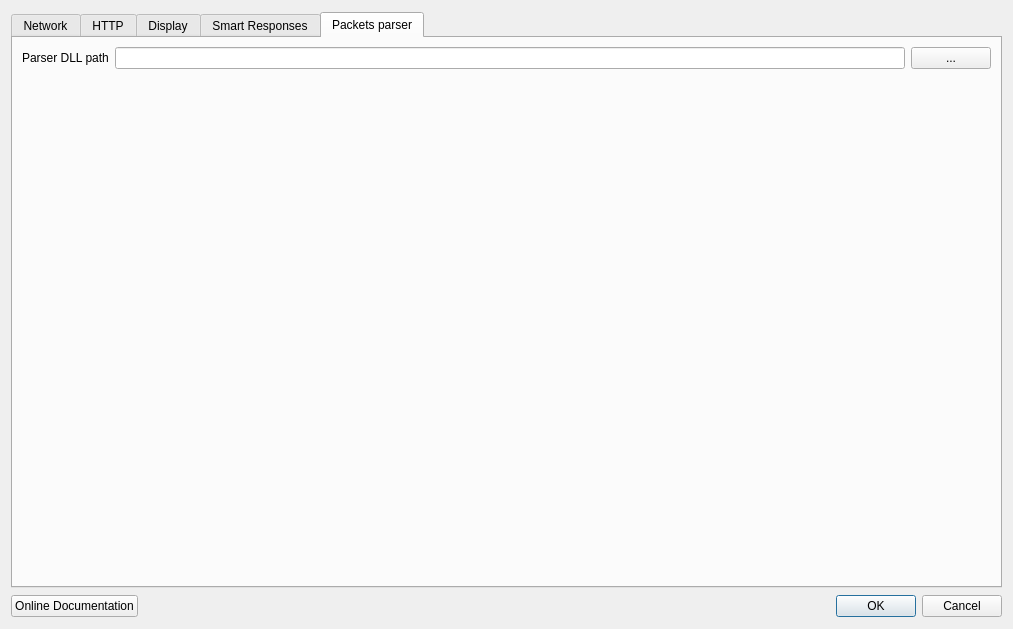
<?xml version="1.0" encoding="UTF-8"?>
<ui version="4.0">
 <class>Settings</class>
 <widget class="QDialog" name="Settings">
  <property name="geometry">
   <rect>
    <x>0</x>
    <y>0</y>
    <width>1013</width>
    <height>629</height>
   </rect>
  </property>
  <property name="sizePolicy">
   <sizepolicy hsizetype="Expanding" vsizetype="Preferred">
    <horstretch>0</horstretch>
    <verstretch>0</verstretch>
   </sizepolicy>
  </property>
  <property name="windowTitle">
   <string>Dialog</string>
  </property>
  <layout class="QVBoxLayout" name="verticalLayout">
   <item>
    <widget class="QTabWidget" name="settingsTabWidget">
     <property name="sizePolicy">
      <sizepolicy hsizetype="Preferred" vsizetype="Fixed">
       <horstretch>0</horstretch>
       <verstretch>0</verstretch>
      </sizepolicy>
     </property>
     <property name="currentIndex">
      <number>4</number>
     </property>
     <widget class="QWidget" name="tab_2">
      <attribute name="title">
       <string>Network</string>
      </attribute>
      <layout class="QHBoxLayout" name="horizontalLayout_3">
       <item>
        <widget class="QGroupBox" name="groupBox">
         <property name="title">
          <string>Basic</string>
         </property>
         <layout class="QVBoxLayout" name="verticalLayout_4">
          <item>
           <widget class="QCheckBox" name="udpServerEnableCheck">
            <property name="text">
             <string>Enable UDP Servers</string>
            </property>
           </widget>
          </item>
          <item>
           <layout class="QHBoxLayout" name="horizontalLayout_5">
            <item>
             <widget class="QLabel" name="udpServerLabel">
              <property name="text">
               <string>UDP Server Ports (comma-separated, 0 for random)</string>
              </property>
             </widget>
            </item>
            <item>
             <widget class="QLineEdit" name="udpServerPortEdit">
              <property name="text">
               <string>0</string>
              </property>
             </widget>
            </item>
           </layout>
          </item>
          <item>
           <widget class="QCheckBox" name="tcpServerEnableCheck">
            <property name="text">
             <string>Enable TCP Servers</string>
            </property>
           </widget>
          </item>
          <item>
           <layout class="QHBoxLayout" name="horizontalLayout_6">
            <item>
             <widget class="QLabel" name="tcpServerLabel">
              <property name="text">
               <string>TCP Server Port (comma-separated, 0 for random)</string>
              </property>
             </widget>
            </item>
            <item>
             <widget class="QLineEdit" name="tcpServerPortEdit">
              <property name="text">
               <string>0</string>
              </property>
             </widget>
            </item>
           </layout>
          </item>
          <item>
           <widget class="QCheckBox" name="sslServerEnableCheck">
            <property name="text">
             <string>Enable SSL/TLS Servers</string>
            </property>
           </widget>
          </item>
          <item>
           <layout class="QHBoxLayout" name="horizontalLayout_14">
            <item>
             <widget class="QLabel" name="label_20">
              <property name="text">
               <string>SSL Server Port (comma-separated, 0 for random)</string>
              </property>
             </widget>
            </item>
            <item>
             <widget class="QLineEdit" name="sslServerPortEdit">
              <property name="text">
               <string>0</string>
              </property>
             </widget>
            </item>
           </layout>
          </item>
          <item>
           <widget class="QLabel" name="label_15">
            <property name="text">
             <string>Set the server ports to 0 if you want to run multiple Packet Sender instances.</string>
            </property>
           </widget>
          </item>
          <item>
           <widget class="QLabel" name="label_16">
            <property name="text">
             <string/>
            </property>
           </widget>
          </item>
          <item>
           <widget class="QCheckBox" name="translateMacroSendCheck">
            <property name="text">
             <string>Translate macros when sending</string>
            </property>
           </widget>
          </item>
          <item>
           <widget class="QCheckBox" name="sendResponseSettingsCheck">
            <property name="text">
             <string>Send a basic response with macro support</string>
            </property>
           </widget>
          </item>
          <item>
           <layout class="QHBoxLayout" name="horizontalLayout_7">
            <item>
             <widget class="QLabel" name="label_3">
              <property name="text">
               <string>Response Data</string>
              </property>
             </widget>
            </item>
            <item>
             <widget class="QComboBox" name="responsePacketBox"/>
            </item>
           </layout>
          </item>
          <item>
           <layout class="QHBoxLayout" name="horizontalLayout_12">
            <item>
             <widget class="QLabel" name="label_6">
              <property name="text">
               <string>ASCII</string>
              </property>
             </widget>
            </item>
            <item>
             <widget class="QLineEdit" name="asciiResponseEdit"/>
            </item>
           </layout>
          </item>
          <item>
           <layout class="QHBoxLayout" name="horizontalLayout_10">
            <item>
             <widget class="QLabel" name="label_5">
              <property name="text">
               <string>HEX</string>
              </property>
             </widget>
            </item>
            <item>
             <widget class="QLineEdit" name="hexResponseEdit"/>
            </item>
           </layout>
          </item>
          <item>
           <spacer name="verticalSpacer_5">
            <property name="orientation">
             <enum>Qt::Vertical</enum>
            </property>
            <property name="sizeHint" stdset="0">
             <size>
              <width>20</width>
              <height>40</height>
             </size>
            </property>
           </spacer>
          </item>
         </layout>
        </widget>
       </item>
       <item>
        <widget class="QGroupBox" name="groupBox_4">
         <property name="title">
          <string>Additional UDP/TCP/SSL Settings</string>
         </property>
         <layout class="QVBoxLayout" name="verticalLayout_7">
          <item>
           <layout class="QHBoxLayout" name="horizontalLayout_16">
            <item>
             <widget class="QRadioButton" name="ipv4Radio">
              <property name="text">
               <string>IPv4 Only</string>
              </property>
              <property name="checked">
               <bool>true</bool>
              </property>
              <attribute name="buttonGroup">
               <string notr="true">buttonGroup</string>
              </attribute>
             </widget>
            </item>
            <item>
             <widget class="QRadioButton" name="ipv6Radio">
              <property name="text">
               <string>IPv6 Only</string>
              </property>
              <attribute name="buttonGroup">
               <string notr="true">buttonGroup</string>
              </attribute>
             </widget>
            </item>
            <item>
             <layout class="QHBoxLayout" name="horizontalLayout_8">
              <item>
               <widget class="QRadioButton" name="ipSpecificRadio">
                <property name="text">
                 <string>Bind This:</string>
                </property>
                <attribute name="buttonGroup">
                 <string notr="true">buttonGroup</string>
                </attribute>
               </widget>
              </item>
              <item>
               <widget class="QLineEdit" name="bindIPAddress">
                <property name="placeholderText">
                 <string>Your IP</string>
                </property>
               </widget>
              </item>
             </layout>
            </item>
           </layout>
          </item>
          <item>
           <layout class="QHBoxLayout" name="horizontalLayout">
            <item>
             <widget class="QLabel" name="multiSendDelayLabel">
              <property name="text">
               <string>Multi-Send Delay (sec)</string>
              </property>
             </widget>
            </item>
            <item>
             <widget class="QLineEdit" name="multiSendDelayEdit">
              <property name="placeholderText">
               <string>0.0 for off</string>
              </property>
             </widget>
            </item>
           </layout>
          </item>
          <item>
           <layout class="QHBoxLayout" name="horizontalLayout_2">
            <item>
             <widget class="QLabel" name="label_2">
              <property name="text">
               <string>Cancel Resending after # packets</string>
              </property>
             </widget>
            </item>
            <item>
             <widget class="QLineEdit" name="cancelResendNumEdit">
              <property name="placeholderText">
               <string>0 for off</string>
              </property>
             </widget>
            </item>
           </layout>
          </item>
          <item>
           <widget class="QCheckBox" name="attemptReceiveCheck">
            <property name="text">
             <string>Attempt Receive Before Send</string>
            </property>
           </widget>
          </item>
          <item>
           <widget class="QCheckBox" name="delayAfterConnectCheck">
            <property name="text">
             <string>500 ms delay after connect (slow devices)</string>
            </property>
           </widget>
          </item>
          <item>
           <widget class="QCheckBox" name="persistentTCPCheck">
            <property name="text">
             <string>Persistent TCP Connections</string>
            </property>
           </widget>
          </item>
          <item>
           <widget class="QCheckBox" name="resolveDNSOnInputCheck">
            <property name="text">
             <string>Resolve DNS during input (old method)</string>
            </property>
           </widget>
          </item>
          <item>
           <widget class="QCheckBox" name="ignoreSSLCheck">
            <property name="text">
             <string>Ignore SSL Errors (Wrong host, expired, self-signed, etc)</string>
            </property>
           </widget>
          </item>
          <item>
           <widget class="QGroupBox" name="groupBox_2">
            <property name="title">
             <string/>
            </property>
            <layout class="QVBoxLayout" name="verticalLayout_2">
             <item>
              <widget class="QCheckBox" name="serverSnakeOilCheck">
               <property name="text">
                <string>SSL Server may use an internal snake oil cert</string>
               </property>
              </widget>
             </item>
             <item>
              <layout class="QHBoxLayout" name="horizontalLayout_11">
               <item>
                <widget class="QLabel" name="label_17">
                 <property name="text">
                  <string>SSL CA Certificates</string>
                 </property>
                </widget>
               </item>
               <item>
                <widget class="QLineEdit" name="sslCaPath">
                 <property name="placeholderText">
                  <string>Path from where to load the CA certificats (leave empty for defaults)</string>
                 </property>
                </widget>
               </item>
               <item>
                <widget class="QPushButton" name="sslCaPathBrowseButton">
                 <property name="text">
                  <string>Browse</string>
                 </property>
                </widget>
               </item>
              </layout>
             </item>
             <item>
              <layout class="QHBoxLayout" name="horizontalLayout_121">
               <item>
                <widget class="QLabel" name="label_18">
                 <property name="text">
                  <string>SSL Local Certificate</string>
                 </property>
                </widget>
               </item>
               <item>
                <widget class="QLineEdit" name="sslLocalCertificatePath">
                 <property name="placeholderText">
                  <string>File path for the client side local certificate</string>
                 </property>
                </widget>
               </item>
               <item>
                <widget class="QPushButton" name="sslLocalCertificatePathBrowseButton">
                 <property name="text">
                  <string>Browse</string>
                 </property>
                </widget>
               </item>
              </layout>
             </item>
             <item>
              <layout class="QHBoxLayout" name="horizontalLayout_13">
               <item>
                <widget class="QLabel" name="label_19">
                 <property name="text">
                  <string>SSL Private Key</string>
                 </property>
                </widget>
               </item>
               <item>
                <widget class="QLineEdit" name="sslPrivateKeyPath">
                 <property name="placeholderText">
                  <string>File path for the client side private key</string>
                 </property>
                </widget>
               </item>
               <item>
                <widget class="QPushButton" name="sslPrivateKeyPathBrowseButton">
                 <property name="text">
                  <string>Browse</string>
                 </property>
                </widget>
               </item>
              </layout>
             </item>
            </layout>
           </widget>
          </item>
          <item>
           <spacer name="verticalSpacer">
            <property name="orientation">
             <enum>Qt::Vertical</enum>
            </property>
            <property name="sizeHint" stdset="0">
             <size>
              <width>20</width>
              <height>40</height>
             </size>
            </property>
           </spacer>
          </item>
         </layout>
        </widget>
       </item>
      </layout>
     </widget>
     <widget class="QWidget" name="tab_4">
      <attribute name="title">
       <string>HTTP</string>
      </attribute>
      <layout class="QVBoxLayout" name="verticalLayout_8">
       <item>
        <widget class="QCheckBox" name="httpAdjustContentTypeCheck">
         <property name="text">
          <string>Automatically adjust ContentType when sending XML or JSON</string>
         </property>
        </widget>
       </item>
       <item>
        <layout class="QHBoxLayout" name="horizontalLayout_19">
         <item>
          <spacer name="horizontalSpacer_4">
           <property name="orientation">
            <enum>Qt::Horizontal</enum>
           </property>
           <property name="sizeHint" stdset="0">
            <size>
             <width>578</width>
             <height>20</height>
            </size>
           </property>
          </spacer>
         </item>
         <item>
          <widget class="QCheckBox" name="genAuthCheck">
           <property name="text">
            <string>Generate Auth Header</string>
           </property>
          </widget>
         </item>
        </layout>
       </item>
       <item>
        <layout class="QHBoxLayout" name="horizontalLayout_17">
         <item>
          <widget class="QLabel" name="label_24">
           <property name="text">
            <string>Host</string>
           </property>
          </widget>
         </item>
         <item>
          <widget class="QLineEdit" name="httpHostEdit"/>
         </item>
         <item>
          <widget class="QLabel" name="httpKeyLabel">
           <property name="text">
            <string>Username/ClientID</string>
           </property>
          </widget>
         </item>
         <item>
          <widget class="QLineEdit" name="httpUNEdit"/>
         </item>
         <item>
          <widget class="QLabel" name="httpValueLabel">
           <property name="text">
            <string>Password/AccessCode</string>
           </property>
          </widget>
         </item>
         <item>
          <widget class="QLineEdit" name="httpPWEdit"/>
         </item>
         <item>
          <widget class="QPushButton" name="addCredentialButton">
           <property name="text">
            <string>HTTP Header</string>
           </property>
          </widget>
         </item>
        </layout>
       </item>
       <item>
        <widget class="QTableWidget" name="httpCredentialTable">
         <property name="selectionBehavior">
          <enum>QAbstractItemView::SelectRows</enum>
         </property>
        </widget>
       </item>
       <item>
        <layout class="QHBoxLayout" name="horizontalLayout_18">
         <item>
          <spacer name="horizontalSpacer_3">
           <property name="orientation">
            <enum>Qt::Horizontal</enum>
           </property>
           <property name="sizeHint" stdset="0">
            <size>
             <width>40</width>
             <height>20</height>
            </size>
           </property>
          </spacer>
         </item>
         <item>
          <widget class="QPushButton" name="httpDeleteHeaderButton">
           <property name="text">
            <string>Delete Header</string>
           </property>
          </widget>
         </item>
        </layout>
       </item>
      </layout>
     </widget>
     <widget class="QWidget" name="tab_3">
      <attribute name="title">
       <string>Display</string>
      </attribute>
      <layout class="QHBoxLayout" name="horizontalLayout_4">
       <item>
        <layout class="QVBoxLayout" name="verticalLayout_14">
         <item>
          <widget class="QGroupBox" name="displayGroupBox">
           <property name="title">
            <string>Saved Packet Display Order (Drag and Drop)</string>
           </property>
           <layout class="QVBoxLayout" name="verticalLayout_17">
            <item>
             <widget class="QListWidget" name="displayOrderList">
              <item>
               <property name="text">
                <string>Name</string>
               </property>
              </item>
              <item>
               <property name="text">
                <string>To IP</string>
               </property>
              </item>
              <item>
               <property name="text">
                <string>From IP</string>
               </property>
              </item>
             </widget>
            </item>
           </layout>
          </widget>
         </item>
         <item>
          <widget class="QGroupBox" name="displayGroupBoxTraffic">
           <property name="title">
            <string>Traffic Log Display Order (Drag and Drop)</string>
           </property>
           <layout class="QVBoxLayout" name="verticalLayout_15">
            <item>
             <widget class="QListWidget" name="displayOrderListTraffic">
              <item>
               <property name="text">
                <string>Name</string>
               </property>
              </item>
              <item>
               <property name="text">
                <string>To IP</string>
               </property>
              </item>
              <item>
               <property name="text">
                <string>From IP</string>
               </property>
              </item>
             </widget>
            </item>
            <item>
             <widget class="QPushButton" name="defaultDisplayButton">
              <property name="text">
               <string>Use Default Order</string>
              </property>
             </widget>
            </item>
            <item>
             <spacer name="verticalSpacer_4">
              <property name="orientation">
               <enum>Qt::Vertical</enum>
              </property>
              <property name="sizeHint" stdset="0">
               <size>
                <width>20</width>
                <height>28</height>
               </size>
              </property>
             </spacer>
            </item>
           </layout>
          </widget>
         </item>
        </layout>
       </item>
       <item>
        <widget class="QGroupBox" name="miscGroupBox">
         <property name="title">
          <string>Miscellaneous</string>
         </property>
         <layout class="QVBoxLayout" name="verticalLayout_18">
          <item>
           <widget class="QCheckBox" name="darkModeCheck">
            <property name="text">
             <string>Use Dark Theme (requires restart)</string>
            </property>
           </widget>
          </item>
          <item>
           <layout class="QHBoxLayout" name="LanguageHolderLayout">
            <item>
             <widget class="QPushButton" name="chooseLanguageButton">
              <property name="text">
               <string>Language (Requires Restart)</string>
              </property>
             </widget>
            </item>
           </layout>
          </item>
          <item>
           <widget class="QCheckBox" name="copyUnformattedCheck">
            <property name="text">
             <string>Copy to Clipboard button uses raw data</string>
            </property>
           </widget>
          </item>
          <item>
           <widget class="QCheckBox" name="rolling500entryCheck">
            <property name="text">
             <string>Rolling 100-entry traffic log</string>
            </property>
           </widget>
          </item>
          <item>
           <widget class="QCheckBox" name="restoreSessionCheck">
            <property name="text">
             <string>Restore previous session</string>
            </property>
           </widget>
          </item>
          <item>
           <widget class="QCheckBox" name="checkforUpdates">
            <property name="text">
             <string>Periodically check for updates</string>
            </property>
           </widget>
          </item>
          <item>
           <widget class="QCheckBox" name="ellipsisCheck">
            <property name="text">
             <string>Use ellipsis [...] for long data entries (helps performance)</string>
            </property>
           </widget>
          </item>
          <item>
           <widget class="QCheckBox" name="autolaunchStarterPanelButton">
            <property name="text">
             <string>Auto-Launch Starter Panel</string>
            </property>
           </widget>
          </item>
          <item>
           <spacer name="verticalSpacer_6">
            <property name="orientation">
             <enum>Qt::Vertical</enum>
            </property>
            <property name="sizeHint" stdset="0">
             <size>
              <width>20</width>
              <height>200</height>
             </size>
            </property>
           </spacer>
          </item>
          <item>
           <spacer name="horizontalSpacer_8">
            <property name="orientation">
             <enum>Qt::Horizontal</enum>
            </property>
            <property name="sizeHint" stdset="0">
             <size>
              <width>40</width>
              <height>20</height>
             </size>
            </property>
           </spacer>
          </item>
         </layout>
        </widget>
       </item>
      </layout>
     </widget>
     <widget class="QWidget" name="tab">
      <attribute name="title">
       <string>Smart Responses</string>
      </attribute>
      <layout class="QVBoxLayout" name="verticalLayout_6">
       <item>
        <layout class="QHBoxLayout" name="horizontalLayout_9">
         <item>
          <widget class="QCheckBox" name="smartResponseEnableCheck">
           <property name="text">
            <string>Send a Smart Response with Macro Support</string>
           </property>
          </widget>
         </item>
         <item>
          <spacer name="horizontalSpacer">
           <property name="orientation">
            <enum>Qt::Horizontal</enum>
           </property>
           <property name="sizeHint" stdset="0">
            <size>
             <width>40</width>
             <height>20</height>
            </size>
           </property>
          </spacer>
         </item>
        </layout>
       </item>
       <item>
        <widget class="QGroupBox" name="smartResponsesGroup">
         <property name="title">
          <string/>
         </property>
         <layout class="QGridLayout" name="gridLayout">
          <item row="5" column="0">
           <widget class="QLabel" name="label_13">
            <property name="text">
             <string>Response 5</string>
            </property>
           </widget>
          </item>
          <item row="4" column="3">
           <widget class="QComboBox" name="responseEncodingBox4">
            <item>
             <property name="text">
              <string>Mixed ASCII</string>
             </property>
            </item>
            <item>
             <property name="text">
              <string>HEX</string>
             </property>
            </item>
           </widget>
          </item>
          <item row="4" column="4">
           <widget class="QCheckBox" name="responseEnableCheck4">
            <property name="text">
             <string>Enable</string>
            </property>
           </widget>
          </item>
          <item row="4" column="0">
           <widget class="QLabel" name="label_12">
            <property name="text">
             <string>Response 4</string>
            </property>
           </widget>
          </item>
          <item row="0" column="1">
           <widget class="QLabel" name="label">
            <property name="text">
             <string>If Packet data equals</string>
            </property>
           </widget>
          </item>
          <item row="0" column="2">
           <widget class="QLabel" name="label_4">
            <property name="text">
             <string>Reply with</string>
            </property>
           </widget>
          </item>
          <item row="0" column="3">
           <widget class="QLabel" name="label_7">
            <property name="text">
             <string>Encoding</string>
            </property>
           </widget>
          </item>
          <item row="1" column="0">
           <widget class="QLabel" name="label_9">
            <property name="text">
             <string>Response 1</string>
            </property>
           </widget>
          </item>
          <item row="1" column="1">
           <widget class="QLineEdit" name="responseIfEdit1"/>
          </item>
          <item row="1" column="2">
           <widget class="QLineEdit" name="responseReplyEdit1"/>
          </item>
          <item row="1" column="3">
           <widget class="QComboBox" name="responseEncodingBox1">
            <item>
             <property name="text">
              <string>Mixed ASCII</string>
             </property>
            </item>
            <item>
             <property name="text">
              <string>HEX</string>
             </property>
            </item>
           </widget>
          </item>
          <item row="2" column="1">
           <widget class="QLineEdit" name="responseIfEdit2"/>
          </item>
          <item row="1" column="4">
           <widget class="QCheckBox" name="responseEnableCheck1">
            <property name="text">
             <string>Enable</string>
            </property>
           </widget>
          </item>
          <item row="2" column="2">
           <widget class="QLineEdit" name="responseReplyEdit2"/>
          </item>
          <item row="2" column="0">
           <widget class="QLabel" name="label_10">
            <property name="text">
             <string>Response 2</string>
            </property>
           </widget>
          </item>
          <item row="2" column="3">
           <widget class="QComboBox" name="responseEncodingBox2">
            <item>
             <property name="text">
              <string>Mixed ASCII</string>
             </property>
            </item>
            <item>
             <property name="text">
              <string>HEX</string>
             </property>
            </item>
           </widget>
          </item>
          <item row="3" column="0">
           <widget class="QLabel" name="label_11">
            <property name="text">
             <string>Response 3</string>
            </property>
           </widget>
          </item>
          <item row="2" column="4">
           <widget class="QCheckBox" name="responseEnableCheck2">
            <property name="text">
             <string>Enable</string>
            </property>
           </widget>
          </item>
          <item row="3" column="2">
           <widget class="QLineEdit" name="responseReplyEdit3"/>
          </item>
          <item row="3" column="1">
           <widget class="QLineEdit" name="responseIfEdit3"/>
          </item>
          <item row="3" column="4">
           <widget class="QCheckBox" name="responseEnableCheck3">
            <property name="text">
             <string>Enable</string>
            </property>
           </widget>
          </item>
          <item row="3" column="3">
           <widget class="QComboBox" name="responseEncodingBox3">
            <item>
             <property name="text">
              <string>Mixed ASCII</string>
             </property>
            </item>
            <item>
             <property name="text">
              <string>HEX</string>
             </property>
            </item>
           </widget>
          </item>
          <item row="4" column="1">
           <widget class="QLineEdit" name="responseIfEdit4"/>
          </item>
          <item row="4" column="2">
           <widget class="QLineEdit" name="responseReplyEdit4"/>
          </item>
          <item row="5" column="1">
           <widget class="QLineEdit" name="responseIfEdit5"/>
          </item>
          <item row="5" column="2">
           <widget class="QLineEdit" name="responseReplyEdit5"/>
          </item>
          <item row="5" column="4">
           <widget class="QCheckBox" name="responseEnableCheck5">
            <property name="text">
             <string>Enable</string>
            </property>
           </widget>
          </item>
          <item row="5" column="3">
           <widget class="QComboBox" name="responseEncodingBox5">
            <item>
             <property name="text">
              <string>Mixed ASCII</string>
             </property>
            </item>
            <item>
             <property name="text">
              <string>HEX</string>
             </property>
            </item>
           </widget>
          </item>
         </layout>
        </widget>
       </item>
       <item>
        <widget class="QFrame" name="frame">
         <property name="frameShape">
          <enum>QFrame::StyledPanel</enum>
         </property>
         <property name="frameShadow">
          <enum>QFrame::Raised</enum>
         </property>
         <layout class="QVBoxLayout" name="verticalLayout_3">
          <item>
           <layout class="QVBoxLayout" name="verticalLayout_5">
            <item>
             <widget class="QLabel" name="label_8">
              <property name="text">
               <string>Available macros: {{DATE}} {{TIME}} {{RANDOM}} {{UNIXTIME}} {{UNIQUE}}</string>
              </property>
             </widget>
            </item>
            <item>
             <widget class="QLabel" name="label_14">
              <property name="text">
               <string>Packet Sender will swap macro with a real value before sending</string>
              </property>
             </widget>
            </item>
           </layout>
          </item>
          <item>
           <layout class="QHBoxLayout" name="horizontalLayout_20">
            <item>
             <widget class="QLabel" name="label_21">
              <property name="text">
               <string>{{DATE}} format (Requires Restart)</string>
              </property>
             </widget>
            </item>
            <item>
             <widget class="QLineEdit" name="dateFormat">
              <property name="maximumSize">
               <size>
                <width>200</width>
                <height>16777215</height>
               </size>
              </property>
             </widget>
            </item>
            <item>
             <widget class="QLabel" name="dateFormatExample">
              <property name="text">
               <string>Example</string>
              </property>
             </widget>
            </item>
            <item>
             <spacer name="horizontalSpacer_5">
              <property name="orientation">
               <enum>Qt::Horizontal</enum>
              </property>
              <property name="sizeHint" stdset="0">
               <size>
                <width>40</width>
                <height>20</height>
               </size>
              </property>
             </spacer>
            </item>
           </layout>
          </item>
          <item>
           <layout class="QHBoxLayout" name="horizontalLayout_21">
            <item>
             <widget class="QLabel" name="label_22">
              <property name="text">
               <string>{{TIME}} format (Requires Restart)</string>
              </property>
             </widget>
            </item>
            <item>
             <widget class="QLineEdit" name="timeFormat">
              <property name="maximumSize">
               <size>
                <width>200</width>
                <height>16777215</height>
               </size>
              </property>
             </widget>
            </item>
            <item>
             <widget class="QLabel" name="timeFormatExample">
              <property name="text">
               <string>Example</string>
              </property>
             </widget>
            </item>
            <item>
             <spacer name="horizontalSpacer_6">
              <property name="orientation">
               <enum>Qt::Horizontal</enum>
              </property>
              <property name="sizeHint" stdset="0">
               <size>
                <width>40</width>
                <height>20</height>
               </size>
              </property>
             </spacer>
            </item>
           </layout>
          </item>
         </layout>
        </widget>
       </item>
       <item>
        <spacer name="verticalSpacer_2">
         <property name="orientation">
          <enum>Qt::Vertical</enum>
         </property>
         <property name="sizeHint" stdset="0">
          <size>
           <width>20</width>
           <height>40</height>
          </size>
         </property>
        </spacer>
       </item>
      </layout>
     </widget>
     <widget class="QWidget" name="tab_PackcetParser">
      <attribute name="title">
       <string>Packets parser</string>
      </attribute>
      <layout class="QVBoxLayout" name="verticalLayout_9">
       <item>
        <layout class="QHBoxLayout" name="horizontalLayout_ParserDLLPath">
         <property name="sizeConstraint">
          <enum>QLayout::SetDefaultConstraint</enum>
         </property>
         <item>
          <widget class="QLabel" name="labelDescDLLPath">
           <property name="sizePolicy">
            <sizepolicy hsizetype="Fixed" vsizetype="Fixed">
             <horstretch>0</horstretch>
             <verstretch>0</verstretch>
            </sizepolicy>
           </property>
           <property name="text">
            <string>Parser DLL path</string>
           </property>
          </widget>
         </item>
         <item>
          <widget class="QLineEdit" name="lineEditDLLPath">
           <property name="sizePolicy">
            <sizepolicy hsizetype="Expanding" vsizetype="Fixed">
             <horstretch>0</horstretch>
             <verstretch>0</verstretch>
            </sizepolicy>
           </property>
          </widget>
         </item>
         <item>
          <widget class="QPushButton" name="pushButtonGetDLLPath">
           <property name="styleSheet">
            <string notr="true">QPushButton {
	min-width: 30px;
}</string>
           </property>
           <property name="text">
            <string>...</string>
           </property>
           <property name="checkable">
            <bool>false</bool>
           </property>
           <property name="checked">
            <bool>false</bool>
           </property>
           <property name="autoDefault">
            <bool>false</bool>
           </property>
           <property name="default">
            <bool>false</bool>
           </property>
           <property name="flat">
            <bool>false</bool>
           </property>
          </widget>
         </item>
        </layout>
       </item>
       <item>
        <spacer name="verticalSpacer_3">
         <property name="orientation">
          <enum>Qt::Vertical</enum>
         </property>
         <property name="sizeHint" stdset="0">
          <size>
           <width>20</width>
           <height>40</height>
          </size>
         </property>
        </spacer>
       </item>
      </layout>
     </widget>
    </widget>
   </item>
   <item>
    <layout class="QHBoxLayout" name="horizontalLayout_15">
     <item>
      <widget class="QPushButton" name="documentationButton">
       <property name="text">
        <string>Online Documentation</string>
       </property>
      </widget>
     </item>
     <item>
      <spacer name="horizontalSpacer_2">
       <property name="orientation">
        <enum>Qt::Horizontal</enum>
       </property>
       <property name="sizeHint" stdset="0">
        <size>
         <width>40</width>
         <height>20</height>
        </size>
       </property>
      </spacer>
     </item>
     <item>
      <widget class="QDialogButtonBox" name="buttonBox">
       <property name="orientation">
        <enum>Qt::Horizontal</enum>
       </property>
       <property name="standardButtons">
        <set>QDialogButtonBox::Cancel|QDialogButtonBox::Ok</set>
       </property>
      </widget>
     </item>
    </layout>
   </item>
  </layout>
 </widget>
 <tabstops>
  <tabstop>udpServerEnableCheck</tabstop>
  <tabstop>udpServerPortEdit</tabstop>
  <tabstop>tcpServerEnableCheck</tabstop>
  <tabstop>tcpServerPortEdit</tabstop>
  <tabstop>sslServerEnableCheck</tabstop>
  <tabstop>sslServerPortEdit</tabstop>
  <tabstop>sendResponseSettingsCheck</tabstop>
  <tabstop>responsePacketBox</tabstop>
  <tabstop>asciiResponseEdit</tabstop>
  <tabstop>hexResponseEdit</tabstop>
  <tabstop>ipv4Radio</tabstop>
  <tabstop>ipv6Radio</tabstop>
  <tabstop>multiSendDelayEdit</tabstop>
  <tabstop>cancelResendNumEdit</tabstop>
  <tabstop>attemptReceiveCheck</tabstop>
  <tabstop>delayAfterConnectCheck</tabstop>
  <tabstop>persistentTCPCheck</tabstop>
  <tabstop>resolveDNSOnInputCheck</tabstop>
  <tabstop>ignoreSSLCheck</tabstop>
  <tabstop>serverSnakeOilCheck</tabstop>
  <tabstop>sslCaPath</tabstop>
  <tabstop>sslCaPathBrowseButton</tabstop>
  <tabstop>sslLocalCertificatePath</tabstop>
  <tabstop>sslLocalCertificatePathBrowseButton</tabstop>
  <tabstop>sslPrivateKeyPath</tabstop>
  <tabstop>sslPrivateKeyPathBrowseButton</tabstop>
  <tabstop>displayOrderList</tabstop>
  <tabstop>displayOrderListTraffic</tabstop>
  <tabstop>defaultDisplayButton</tabstop>
  <tabstop>copyUnformattedCheck</tabstop>
  <tabstop>rolling500entryCheck</tabstop>
  <tabstop>restoreSessionCheck</tabstop>
  <tabstop>checkforUpdates</tabstop>
  <tabstop>responseIfEdit1</tabstop>
  <tabstop>responseReplyEdit1</tabstop>
  <tabstop>responseEncodingBox1</tabstop>
  <tabstop>responseEnableCheck1</tabstop>
  <tabstop>responseIfEdit2</tabstop>
  <tabstop>responseReplyEdit2</tabstop>
  <tabstop>responseEncodingBox2</tabstop>
  <tabstop>responseEnableCheck2</tabstop>
  <tabstop>responseIfEdit3</tabstop>
  <tabstop>responseReplyEdit3</tabstop>
  <tabstop>responseEncodingBox3</tabstop>
  <tabstop>responseEnableCheck3</tabstop>
  <tabstop>responseIfEdit4</tabstop>
  <tabstop>responseReplyEdit4</tabstop>
  <tabstop>responseEncodingBox4</tabstop>
  <tabstop>responseEnableCheck4</tabstop>
  <tabstop>responseIfEdit5</tabstop>
  <tabstop>responseReplyEdit5</tabstop>
  <tabstop>responseEncodingBox5</tabstop>
  <tabstop>responseEnableCheck5</tabstop>
  <tabstop>settingsTabWidget</tabstop>
  <tabstop>smartResponseEnableCheck</tabstop>
  <tabstop>documentationButton</tabstop>
 </tabstops>
 <resources/>
 <connections>
  <connection>
   <sender>buttonBox</sender>
   <signal>accepted()</signal>
   <receiver>Settings</receiver>
   <slot>accept()</slot>
   <hints>
    <hint type="sourcelabel">
     <x>817</x>
     <y>572</y>
    </hint>
    <hint type="destinationlabel">
     <x>157</x>
     <y>274</y>
    </hint>
   </hints>
  </connection>
  <connection>
   <sender>buttonBox</sender>
   <signal>rejected()</signal>
   <receiver>Settings</receiver>
   <slot>reject()</slot>
   <hints>
    <hint type="sourcelabel">
     <x>885</x>
     <y>572</y>
    </hint>
    <hint type="destinationlabel">
     <x>286</x>
     <y>274</y>
    </hint>
   </hints>
  </connection>
 </connections>
 <buttongroups>
  <buttongroup name="buttonGroup"/>
 </buttongroups>
</ui>
